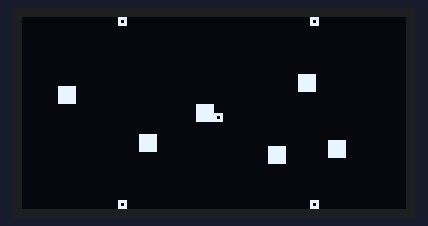
Bench run of a sketch on a simulated ESP32-C3. Shown: 128×64 one-colour display.

Above: at 0.2 s.
At 5.12 s:
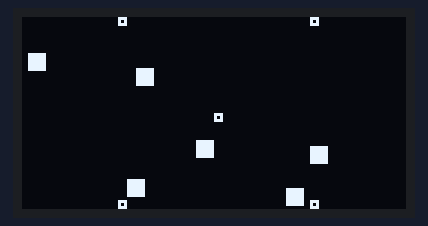
At 10.04 s:
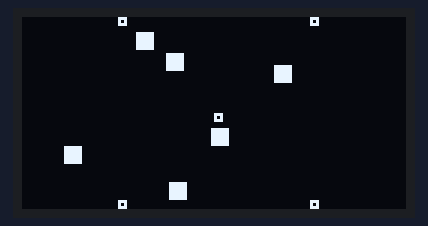
At 19.88 s:
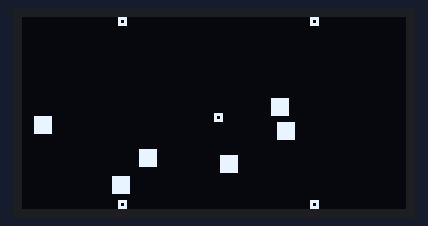
At 29.72 s:
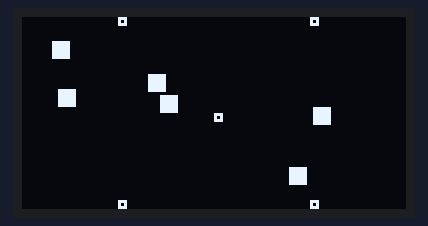
At 39.56 s:
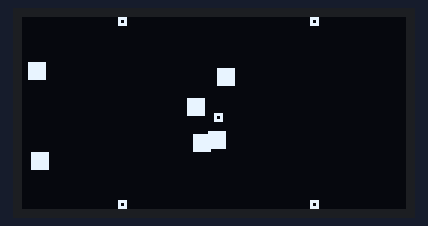

The sketch:

ssd1306_2_moveShape.ino
```cpp
#include "mv.h"

void setup() {
  // Инициализация шины I2C (для ESP32-C3 можно указать пины, например 8 и 9)
  Wire.begin();  // или Wire.begin(I2C_SDA, I2C_SCL), если определено в config.h
  Serial.begin(115200);
  // Инициализация дисплея
  if (!drawShape.begin()) {
    // Если не удалось, можно зависнуть или вывести ошибку
    Serial.println(F("Display init failed, halt"));
    for (;;);
  }
}

void loop() {
  Logic_1();
  drawFrame();
}
```

Shape.h
```cpp
#pragma once
#include <stdint.h>

class Shape {
public:
  int16_t xPos = 0;
  int16_t yPos = 0;

  int16_t speedX = 1;
  int16_t speedY = 1;

  int16_t baseSpeedX = 1;
  int16_t baseSpeedY = 1;

  int sizeShape = 6;

  int16_t nextX = 0;
  int16_t nextY = 0;

  Shape(int16_t x, int16_t y, int16_t sx, int16_t sy, int sShape)
    : xPos(x), yPos(y), speedX(sx), speedY(sy),
      baseSpeedX(sx), baseSpeedY(sy), sizeShape(sShape) {}

  Shape() = default;
};
```

Wall.h
```cpp
#ifndef _WALL_H
#define _WALL_H

#include "Arduino.h"

class Wall {
public:
  int16_t x;
  int16_t y;
  int16_t w; // ширина
  int16_t h; // высота

  // Конструктор
  Wall(int16_t _x, int16_t _y, int16_t _w, int16_t _h)
    : x(_x), y(_y), w(_w), h(_h) {}

  // Конструктор по умолчанию (нужен, если используешь массив)
  Wall() = default;
};

#endif
```

drawShape.cpp
```cpp
#include "drawShape.h"

DrawShape::DrawShape(int w, int h, TwoWire *wire, int rst) {
  width = w;
  height = h;
  oled = new Adafruit_SSD1306(w, h, wire, rst);
  // Инициализация вынесена в begin()
}

bool DrawShape::begin() {
  if (!oled->begin(SSD1306_SWITCHCAPVCC, SCREEN_ADDRESS)) {
    // Можно вывести сообщение в Serial, если он уже инициализирован

    Serial.println(F("SSD1306 allocation failed"));
    return false;  // или зависнуть, но лучше вернуть false
  }
  clearScreen();
  return true;
}

void DrawShape::clearScreen() {
  oled->clearDisplay();
}

void DrawShape::show() {
  oled->display();
}

void DrawShape::drawFrame(const Shape& s) {
  oled->fillRect(s.xPos, s.yPos, s.sizeShape, s.sizeShape, WHITE);
}

void DrawShape::dispCord(const Shape& s) {
  char buf[32];
  snprintf(buf, sizeof(buf), "%d,%d", s.xPos, s.yPos);
  oled->setTextSize(1);
  oled->setCursor(0, 0);
  oled->setTextColor(WHITE);
  oled->println(buf);
}
```

drawShape.h
```cpp
#ifndef _DRAWSHAPE_H
#define _DRAWSHAPE_H

#include <Wire.h>
#include <Adafruit_GFX.h>
#include <Adafruit_SSD1306.h>
#include "Arduino.h"
#include "config.h"
#include "Shape.h"

class Shape;

class DrawShape {
public:
  Adafruit_SSD1306 *oled;
  int width, height;

  DrawShape(int w, int h, TwoWire *wire, int rst);
  bool begin();

  void clearScreen();
  void show();
  void drawFrame(const Shape& s);
  void dispCord(const Shape& s);

  // Метод для рисования прямоугольника
  void drawRect(int16_t x, int16_t y, int16_t w, int16_t h, uint16_t color) {
    oled->drawRect(x, y, w, h, color);
  }
};

#endif
```

mv.cpp
```cpp
#include "mv.h"

// Настройки фигур
#define CENTER_Y (SCREEN_HEIGHT / 2) + (MIN_YPOS / 2)
#define CENTER_X SCREEN_WIDTH / 2
#define SIZE_COLOMN 3

DrawShape drawShape(SCREEN_WIDTH, SCREEN_HEIGHT, &Wire, OLED_RESET);

Shape shapes[MAX_SHAPES] = {
  Shape(10, 20, 2, 3, 6),
  Shape(80, 40, 2, 3, 6),
  Shape(100, 40, 2, 1, 6),
  Shape(60, 30, -1, -1, 6),
  Shape(90, 20, 2, -1, 6),
  Shape(40, 40, -1, -1, 6),
};

Wall walls[MAX_WALLS] = {
  Wall(CENTER_X, CENTER_Y, SIZE_COLOMN, SIZE_COLOMN),
  Wall(CENTER_X / 2, SCREEN_HEIGHT - SIZE_COLOMN, SIZE_COLOMN, SIZE_COLOMN),
  Wall(CENTER_X + CENTER_X / 2, MIN_YPOS, SIZE_COLOMN, SIZE_COLOMN),
  Wall(CENTER_X / 2, MIN_YPOS, SIZE_COLOMN, SIZE_COLOMN),
  Wall(CENTER_X + CENTER_X / 2, SCREEN_HEIGHT - SIZE_COLOMN, SIZE_COLOMN, SIZE_COLOMN)
};

int wallCount = 5;
int shapeCount = 6;
const int COLLISION_ITERATIONS = 5;

// ============================================================
// ОСНОВНАЯ ЛОГИКА
// ============================================================
void Logic_1() {
  // 1. Коллизии между фигурами (предсказание + итеративное разрешение)
  predictAndResolveCollisions();

  // 2. Применяем исправленные позиции
  for (int i = 0; i < shapeCount; ++i) {
    shapes[i].xPos = shapes[i].nextX;
    shapes[i].yPos = shapes[i].nextY;
  }

  // 3. Итеративная обработка столкновений со стенами (увеличено до 20 итераций)
  for (int i = 0; i < shapeCount; ++i) {
    bool anyCollision = true;
    int iter = 0;
    while (anyCollision && iter < 20) {   // было 10
      anyCollision = false;
      for (int j = 0; j < wallCount; ++j) {
        if (checkShapeWallCollision(shapes[i], walls[j])) {
          anyCollision = true;
        }
      }
      iter++;
    }
  }

  // 4. Границы экрана
  for (int i = 0; i < shapeCount; ++i) {
    constrainToWalls(shapes[i]);
  }

  // 5. Повторное разрешение коллизий между фигурами (финальный проход)
  resolveFinalShapeCollisions();
}

// ============================================================
// Финальное разрешение коллизий между фигурами
// ============================================================
void resolveFinalShapeCollisions() {
  const int FINAL_ITERATIONS = 3;
  for (int iter = 0; iter < FINAL_ITERATIONS; ++iter) {
    bool anyCollision = false;
    for (int i = 0; i < shapeCount; ++i) {
      for (int j = i + 1; j < shapeCount; ++j) {
        bool xOverlap = shapes[i].xPos < shapes[j].xPos + shapes[j].sizeShape &&
                        shapes[j].xPos < shapes[i].xPos + shapes[i].sizeShape;
        bool yOverlap = shapes[i].yPos < shapes[j].yPos + shapes[j].sizeShape &&
                        shapes[j].yPos < shapes[i].yPos + shapes[i].sizeShape;
        if (xOverlap && yOverlap) {
          anyCollision = true;
          resolveCollision(shapes[i], shapes[j]);
        }
      }
    }
    if (!anyCollision) break;
  }
}

// ============================================================
// Ограничение границами экрана (без изменений)
// ============================================================
void constrainToWalls(Shape& s) {
  if (s.xPos <= MIN_XPOS) {
    s.xPos = MIN_XPOS;
    if (s.speedX < 0) s.speedX = -s.speedX;
  }
  if (s.xPos + s.sizeShape >= SCREEN_WIDTH) {
    s.xPos = SCREEN_WIDTH - s.sizeShape;
    if (s.speedX > 0) s.speedX = -s.speedX;
  }
  if (s.yPos <= MIN_YPOS) {
    s.yPos = MIN_YPOS;
    if (s.speedY < 0) s.speedY = -s.speedY;
  }
  if (s.yPos + s.sizeShape >= SCREEN_HEIGHT) {
    s.yPos = SCREEN_HEIGHT - s.sizeShape;
    if (s.speedY > 0) s.speedY = -s.speedY;
  }
}

// ============================================================
// Разрешение столкновения между двумя фигурами (без изменений)
// ============================================================
void resolveCollision(Shape& a, Shape& b) {
  bool xOverlap = a.xPos < b.xPos + b.sizeShape && b.xPos < a.xPos + a.sizeShape;
  bool yOverlap = a.yPos < b.yPos + b.sizeShape && b.yPos < a.yPos + a.sizeShape;
  if (!xOverlap || !yOverlap) return;

  int overlapX = 0;
  if (a.xPos < b.xPos) {
    overlapX = (a.xPos + a.sizeShape) - b.xPos;
  } else {
    overlapX = (b.xPos + b.sizeShape) - a.xPos;
  }

  int overlapY = 0;
  if (a.yPos < b.yPos) {
    overlapY = (a.yPos + a.sizeShape) - b.yPos;
  } else {
    overlapY = (b.yPos + b.sizeShape) - a.yPos;
  }

  if (overlapX < overlapY) {
    int shift = overlapX / 2;
    if (a.xPos < b.xPos) {
      a.xPos -= shift;
      b.xPos += shift;
    } else {
      a.xPos += shift;
      b.xPos -= shift;
    }
    a.speedX = -a.speedX;
    b.speedX = -b.speedX;
  } else {
    int shift = overlapY / 2;
    if (a.yPos < b.yPos) {
      a.yPos -= shift;
      b.yPos += shift;
    } else {
      a.yPos += shift;
      b.yPos -= shift;
    }
    a.speedY = -a.speedY;
    b.speedY = -b.speedY;
  }
}

// ============================================================
// predictAndResolveCollisions (симметричное выталкивание, без изменений)
// ============================================================
void predictAndResolveCollisions() {
  for (int i = 0; i < shapeCount; ++i) {
    shapes[i].nextX = shapes[i].xPos + shapes[i].speedX;
    shapes[i].nextY = shapes[i].yPos + shapes[i].speedY;
  }

  for (int iter = 0; iter < COLLISION_ITERATIONS; ++iter) {
    bool anyCollision = false;

    for (int i = 0; i < shapeCount; ++i) {
      for (int j = i + 1; j < shapeCount; ++j) {
        bool xOverlap = shapes[i].nextX < shapes[j].nextX + shapes[j].sizeShape
                     && shapes[j].nextX < shapes[i].nextX + shapes[i].sizeShape;
        bool yOverlap = shapes[i].nextY < shapes[j].nextY + shapes[j].sizeShape
                     && shapes[j].nextY < shapes[i].nextY + shapes[i].sizeShape;

        if (!xOverlap || !yOverlap) continue;

        anyCollision = true;

        int overlapX = 0;
        if (shapes[i].nextX < shapes[j].nextX) {
          overlapX = (shapes[i].nextX + shapes[i].sizeShape) - shapes[j].nextX;
        } else {
          overlapX = (shapes[j].nextX + shapes[j].sizeShape) - shapes[i].nextX;
        }

        int overlapY = 0;
        if (shapes[i].nextY < shapes[j].nextY) {
          overlapY = (shapes[i].nextY + shapes[i].sizeShape) - shapes[j].nextY;
        } else {
          overlapY = (shapes[j].nextY + shapes[j].sizeShape) - shapes[i].nextY;
        }

        if (overlapX < overlapY) {
          int shift = overlapX / 2;
          if (shapes[i].nextX < shapes[j].nextX) {
            shapes[i].nextX -= shift;
            shapes[j].nextX += shift;
          } else {
            shapes[i].nextX += shift;
            shapes[j].nextX -= shift;
          }
          shapes[i].speedX = -shapes[i].speedX;
          shapes[j].speedX = -shapes[j].speedX;
        } else {
          int shift = overlapY / 2;
          if (shapes[i].nextY < shapes[j].nextY) {
            shapes[i].nextY -= shift;
            shapes[j].nextY += shift;
          } else {
            shapes[i].nextY += shift;
            shapes[j].nextY -= shift;
          }
          shapes[i].speedY = -shapes[i].speedY;
          shapes[j].speedY = -shapes[j].speedY;
        }
      }
    }

    if (!anyCollision) break;
  }
}

// ============================================================
// checkShapeWallCollision – ИСПРАВЛЕНА (убрана проверка направления скорости)
// ============================================================
bool checkShapeWallCollision(Shape& s, const Wall& w) {
  bool xOverlap = s.xPos < w.x + w.w && w.x < s.xPos + s.sizeShape;
  bool yOverlap = s.yPos < w.y + w.h && w.y < s.yPos + s.sizeShape;
  if (!xOverlap || !yOverlap) return false;

  int overlapX = 0;
  if (s.xPos < w.x) {
    overlapX = (s.xPos + s.sizeShape) - w.x;
  } else {
    overlapX = (w.x + w.w) - s.xPos;
  }

  int overlapY = 0;
  if (s.yPos < w.y) {
    overlapY = (s.yPos + s.sizeShape) - w.y;
  } else {
    overlapY = (w.y + w.h) - s.yPos;
  }

  if (overlapX < overlapY) {
    if (s.xPos < w.x) {
      s.xPos = w.x - s.sizeShape;
    } else {
      s.xPos = w.x + w.w;
    }
    // Всегда инвертируем скорость – так фигура гарантированно отскочит
    s.speedX = -s.speedX;
  } else {
    if (s.yPos < w.y) {
      s.yPos = w.y - s.sizeShape;
    } else {
      s.yPos = w.y + w.h;
    }
    s.speedY = -s.speedY;
  }
  return true;
}

// ============================================================
// Отрисовка
// ============================================================
void drawFrame() {
  drawShape.clearScreen();

  for (int i = 0; i < wallCount; ++i) {
    drawShape.drawRect(walls[i].x, walls[i].y, walls[i].w, walls[i].h, WHITE);
  }

  for (int i = 0; i < shapeCount; ++i) {
    drawShape.drawFrame(shapes[i]);
  }

  drawShape.show();
}
```

mv.h
```cpp
#ifndef _MV_H
#define _MV_H

#include "Arduino.h"
#include "drawShape.h"
#include "config.h"
#include "Wall.h"

void constrainToWalls(Shape& s);
void resolveCollision(Shape& a, Shape& b);
bool checkShapeWallCollision(Shape& s, const Wall& wall);

void Logic_1();
void drawFrame();

// Новая функция для повторного разрешения коллизий между фигурами
void resolveFinalShapeCollisions();

extern DrawShape drawShape;
extern Shape shapes[MAX_SHAPES];
extern Wall walls[MAX_WALLS];
extern int shapeCount;
extern int wallCount;

void predictAndResolveCollisions();

#endif
```

config.h
```cpp
#ifndef _CONFIG_H
#define _CONFIG_H

#include <Arduino.h>
#define MAX_WALLS 10
// Настройки дисплея
constexpr int SCREEN_WIDTH  = 128;
constexpr int SCREEN_HEIGHT = 64;
constexpr int OLED_RESET      = -1;
constexpr uint8_t SCREEN_ADDRESS = 0x3C;

// Настройки координат
constexpr int16_t MIN_XPOS = 0;
// отступ сверху для строки координат
constexpr int16_t MIN_YPOS = 0;

constexpr int MAX_SHAPES = 10;

#endif
```
